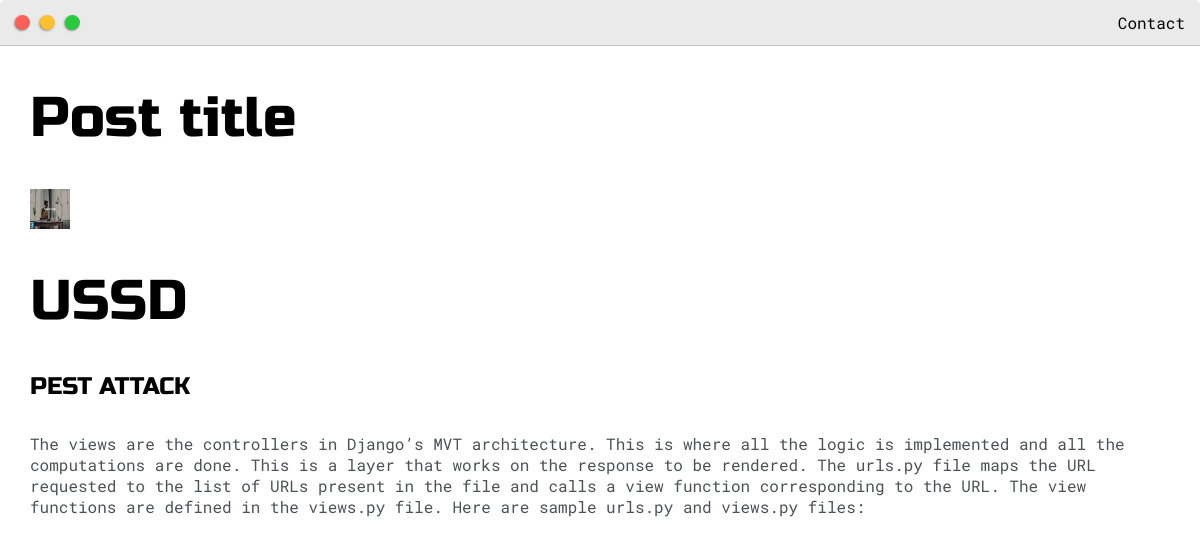
The page /post/ussd/ on the database its author committed.
### mywebsite/models.py (models this page shows, shortened)
class Post(models.Model):
    headline = models.CharField(max_length=200)
    sub_headline = models.CharField(max_length=200, blank=True, null=True)
    thumbnail = models.ImageField(null=True, blank=True, upload_to= "image", default="placeholder.png")
    body= RichTextUploadingField(blank=True, null=True)
    created = models.DateTimeField(auto_now_add=True)
    active = models.BooleanField(default=False)
    feature = models.BooleanField(default=False)
    tags = models.ManyToManyField(Tag, null=True)
    slug = models.SlugField(null=True, blank=True)

### mywebsite/views.py (the view)
# urls.py: path('post/<slug:slug>/', views.post, name='post'),
def post(request,slug):
    post= Post.objects.get(slug=slug)
    context={'post': post}
    return render(request, 'mywebsite/post.html',context)

### mywebsite/templates/mywebsite/post.html (shortened to what this page needs)
{%extends 'mywebsite/main.html'%}
{% load static %}
{%block content%}
<div class="main-container">
 <h1>Post title</h1>
<img src="{{post.thumbnail.url}}">
<h1>{{post.headline}}</h1>
<h4>{{post.sub_headline}}</h4>
<p> {{post.body|safe}}</p>
</div>
{%endblock content%}

### static/css/default.css (style rules this page uses)
:root { --mainColor:#eaeaea; --secondaryColor:#fff; --borderColor:#c1c1c1; --mainText:black; --secondaryText:#4b5156; --themeDotBorder:#24292e; --previewBg:rgb(251, 249, 243, 0.8); --previewShadow:#f0ead6; --buttonColor:black; }
html, body { padding: 0; margin: 0; scroll-behavior: smooth; }
body * { transition: 0.3s; }
h1, h2, h3, h4, h5, h6, strong { color: var(--mainText); font-family: 'Russo One', sans-serif; font-weight: 500; }
p, li, span, label, input, textarea { color: var(--secondaryText); font-family: 'Roboto Mono', monospace; }
h1 { font-size: 56px; }
h4 { font-size: 24px; }
.main-container { width: 1200px; margin: 0 auto; }
@media screen and (max-width: 1200px) { .main-container { width: 95%; } }

### mywebsite/templates/mywebsite/post.html (style rules this page uses)
img { max-width: 100; object-fit: cover; }

### rows shown on the page
Post: thumbnail (placeholder picture), headline "USSD", sub_headline "PEST ATTACK", body "The views are the controllers in Django’s MVT architecture. This is where all the logic is implemented and all the computations are done. This is a layer that works on the response to be rendered. The urls.py file maps the URL requested to the list of URLs present in the file and calls a view function corresponding to the URL. The view functions are defined in the views.py file. Here are sample urls.py and views.py files:"
